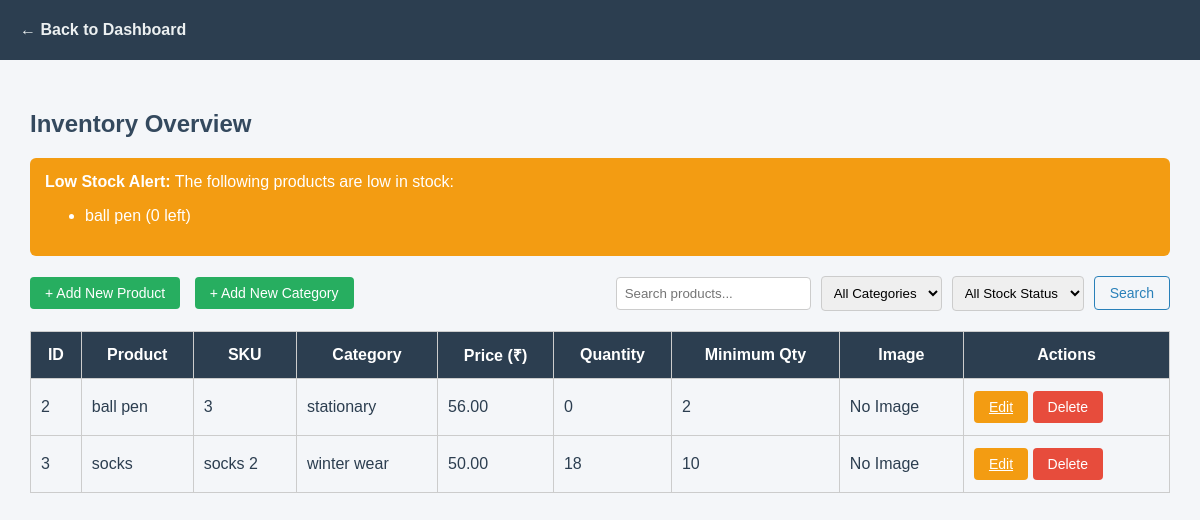
/inventory/, run on an earlier commit of the app's database.
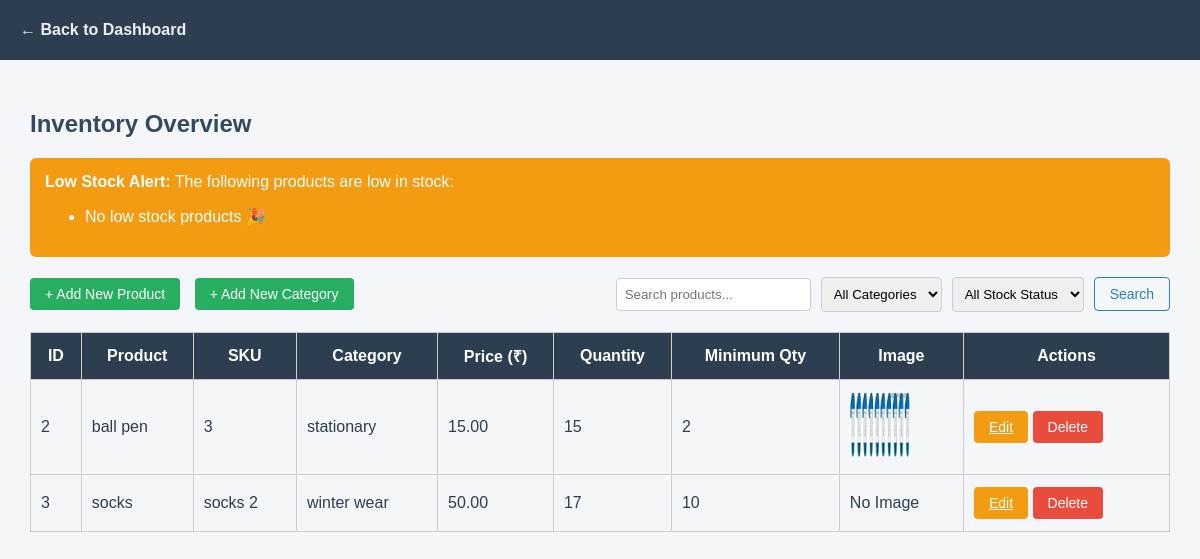
And on a later commit of the database.
### inventory/models.py (models this page shows, shortened)
class ProductInventory(models.Model):
    name = models.CharField(max_length=255)
    sku_code = models.CharField(max_length=100, unique=True)
    price = models.DecimalField(max_digits=10, decimal_places=2)
    category = models.ForeignKey(Category, on_delete=models.CASCADE)
    minimum_quantity = models.IntegerField(default=10)
    quantity = models.IntegerField()
    image_path = models.ImageField(upload_to='product_images/', blank=True, null=True)  # Using ImageField instead of CharField
    created_at = models.DateTimeField(auto_now_add=True)
    updated_at = models.DateTimeField(auto_now=True)

class Category(models.Model):
    name = models.CharField(max_length=100)

### inventory/views.py (the view)
# urls.py: path('inventory/', views.admin_inventory_overview, name='admin_inventory_overview'),
def admin_inventory_overview(request):
    search_query = request.GET.get('q', '')
    category_id = request.GET.get('category', '')
    stock_status = request.GET.get('stock', '')
    products = ProductInventory.objects.all()
    if search_query:
        products = products.filter(name__icontains=search_query)
    if category_id:
        products = products.filter(category_id=category_id)
    if stock_status == 'in':
        products = products.filter(quantity__gt=0)  # In stock: quantity > 0
    elif stock_status == 'low':
        products = products.filter(quantity__lte=F('minimum_quantity'), quantity__gt=0)
    elif stock_status == 'out':
        products = products.filter(quantity=0)
    low_stock_products = ProductInventory.objects.filter(quantity__lt=F('minimum_quantity'))
    categories = Category.objects.all()
    context = {
        'products': products,
        'low_stock_products': low_stock_products,
        'categories': categories
    }
    return render(request, 'admin_inventory_overview.html', context)

### templates/admin_inventory_overview.html (shortened to what this page needs)
{% load static %}
<!DOCTYPE html>
<html lang="en">
<head>
</head>
<body>
    <div class="navbar">
        <a href="{% url 'admin_dashboard' %}" class="back-btn">← Back to Dashboard</a>
    </div>
    <div class="container">
        <div class="main-content">
            <h2>Inventory Overview</h2>
            <div class="alert alert-warning" role="alert">
                <strong>Low Stock Alert:</strong> The following products are low in stock:
                <ul class="mb-0">
                    {% for product in low_stock_products %}
                        <li>{{ product.name }} ({{ product.quantity }} left)</li>
                    {% empty %}
                        <li>No low stock products 🎉</li>
                    {% endfor %}
                </ul>
            </div>
            <div class="d-flex justify-content-between mb-3">
                <div>
                    <button class="btn btn-success me-2" onclick="openModal('addProductModal')">+ Add New Product</button>
                    <button class="btn btn-success" onclick="openModal('addCategoryModal')">+ Add New Category</button>
                </div>
                <form class="d-flex" method="get" action="">
                    <input class="form-control me-2" type="search" name="q" placeholder="Search products...">
                    <select class="form-select me-2" name="category">
                        <option value="">All Categories</option>
                    </select>
                    <select class="form-select me-2" name="stock">
                        <option value="">All Stock Status</option>
                    </select>
                    <button class="btn btn-outline-primary" type="submit">Search</button>
                </form>
            </div>
            <div class="table-responsive">
                <table>
                    <thead>
                        <tr>
                            <th>ID</th>
                            <th>Product</th>
                            <th>SKU</th>
                            <th>Category</th>
                            <th>Price (₹)</th>
                            <th>Quantity</th>
                            <th>Minimum Qty</th>
                            <th>Image</th>
                            <th>Actions</th>
                        </tr>
                    </thead>
                    <tbody>
                        {% for product in products %}
                            <tr>
                                <td>{{ product.id }}</td>
                                <td>{{ product.name }}</td>
                                <td>{{ product.sku_code }}</td>
                                <td>{{ product.category.name }}</td>
                                <td>{{ product.price }}</td>
                                <td>{{ product.quantity }}</td>
                                <td>{{ product.minimum_quantity }}</td>
                                <td>
                                    {% if product.image_path %}
                                        <img src="{{ product.image_path.url }}" alt="{{ product.name }}" width="60">
                                    {% else %}
                                        No Image
                                    {% endif %}
                                </td>
                                <td>
                                    <a href="{% url 'edit_product' product.id %}" class="btn btn-sm btn-warning">Edit</a>
                                    <button class="btn btn-sm btn-danger" onclick="openDeleteModal('{{ product.id }}', '{{ product.name }}')">Delete</button>
                                </td>
                            </tr>
                        {% empty %}
                            <tr>
                                <td colspan="9" class="text-center">No products found.</td>
                            </tr>
                        {% endfor %}
                    </tbody>
                </table>
            </div>
        </div>
    </div>
</body>
</html>

What changed in the data, as far as the page shows it:
no longer on one of the page's lists (row edited): ProductInventory: name "ball pen", quantity "0"
changed ProductInventory "ball pen": price "56.00" → "15.00"; quantity "0" → "15"; image_path: picture added; no longer shows "No Image"
changed ProductInventory "socks": quantity "18" → "17"
Also different on the page:
text now shown: "No low stock products 🎉"
